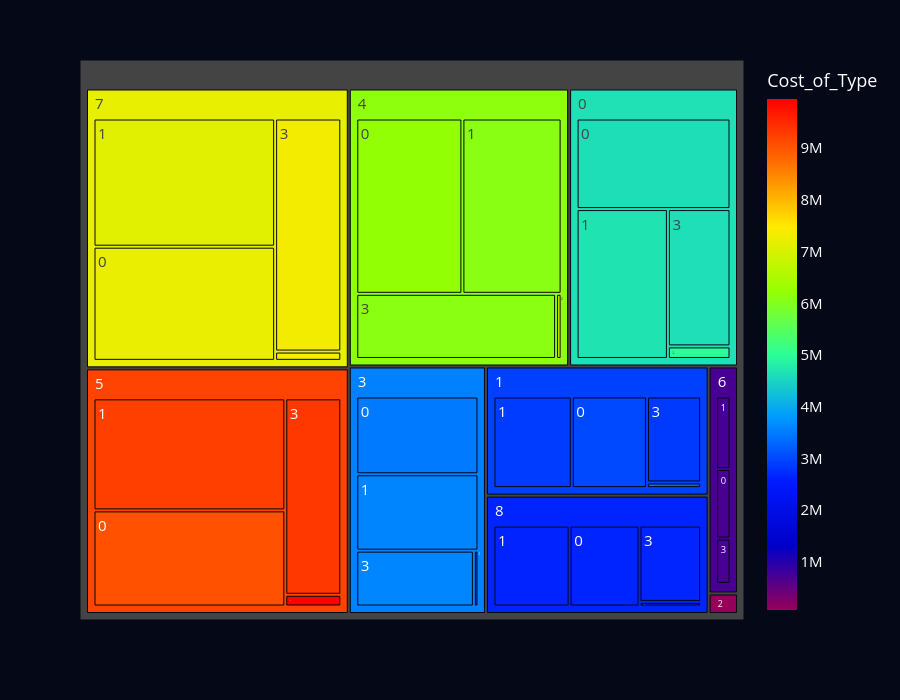

The notebook cell this image was saved under:
### Code cell
fig=px.treemap(

df,

path=["Wedding_Type","Decor_Category"],

values="Cost_of_Type",

color="Cost_of_Type",

color_continuous_scale="Rainbow"

)

fig.update_layout(**fig_layout,height=700)

fig.show()
